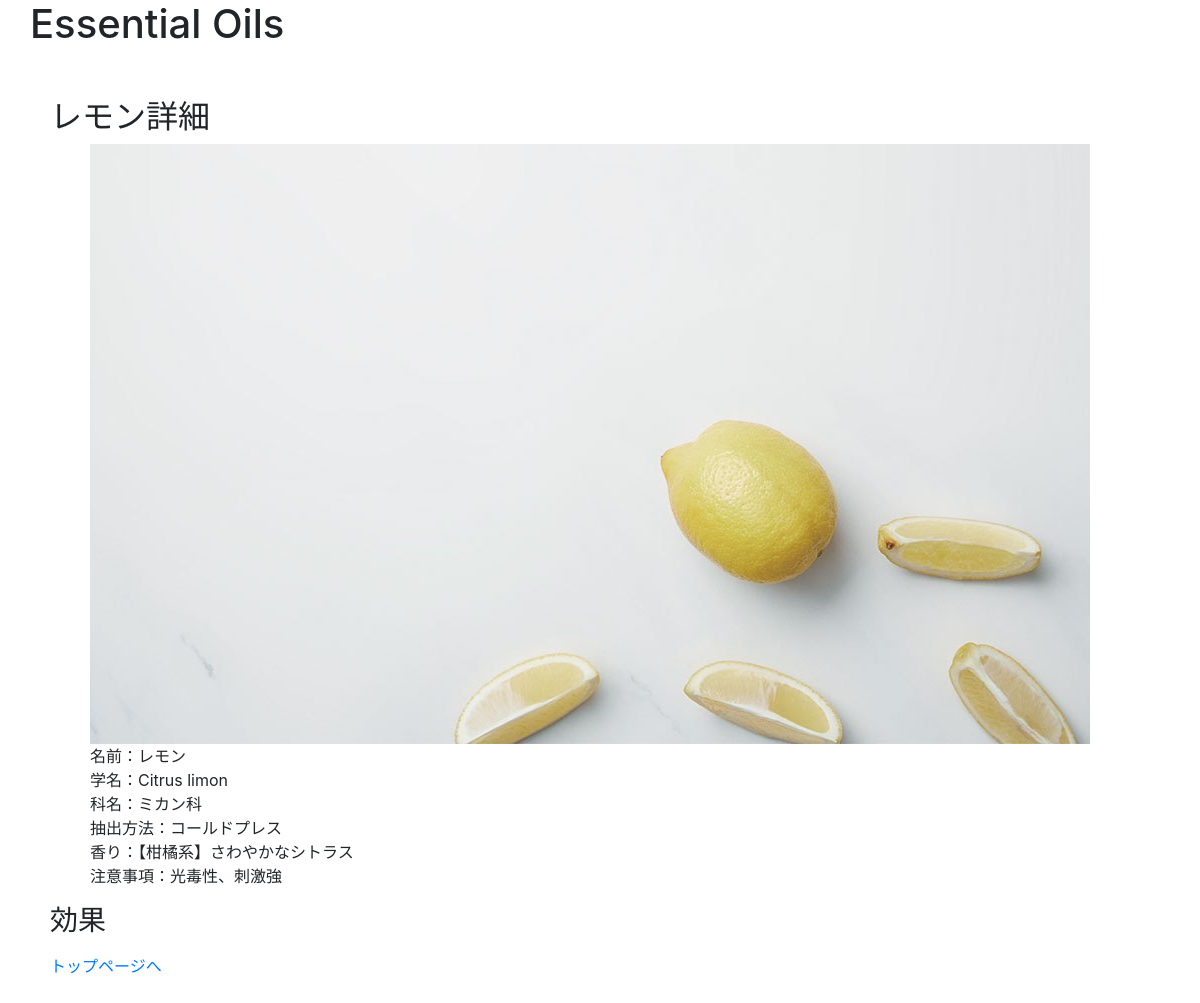
The page /oil_detail.php?id=4 on the database its author committed.
### tables this page shows
CREATE TABLE `essential_oils` (
  `id` int(11) NOT NULL AUTO_INCREMENT,
  `name` varchar(255) NOT NULL,
  `scientific_name` varchar(255) NOT NULL,
  `plant_name` varchar(255) NOT NULL,
  `extraction` varchar(255) NOT NULL,
  `aroma` varchar(255) NOT NULL,
  `caution` varchar(255) NOT NULL,
  `english_name` varchar(255) NOT NULL,
  `user_id` int(11) NOT NULL,
  `image` varchar(255) NOT NULL,
  `created_at` timestamp NOT NULL DEFAULT CURRENT_TIMESTAMP,
  PRIMARY KEY (`id`),
  KEY `user_id` (`user_id`),
  CONSTRAINT `essential_oils_ibfk_1` FOREIGN KEY (`user_id`) REFERENCES `users` (`id`) ON DELETE CASCADE ON UPDATE CASCADE
);

### oil_detail.php (called while the page is built, shortened)
<?php
    require_once 'DAOs/OilDAO.php';
    $id = $_GET['id'];
    $oil = OilDAO::find($id);
    include_once 'views/oil_detail_view.php';

### DAOs/OilDAO.php (called while the page is built, shortened)
<?php
    class OilDAO extends DAO{
        public static function find($id){
             try{
                $pdo = self::get_connection();
                $stmt = $pdo->prepare('SELECT * FROM essential_oils WHERE id=:id');
                $stmt->bindValue(':id', $id, PDO::PARAM_INT);
                $stmt->execute();
                $stmt->setFetchMode(PDO::FETCH_CLASS|PDO::FETCH_PROPS_LATE, 'Oil');
                $oil = $stmt->fetch();
            }catch(PDOException $e){
            }finally{
                self::close_connection($pdo, $stmt);
            }
            return $oil;
        }
    }

### views/oil_detail_view.php (the view, shortened to what this page needs)
<!DOCTYPE html>
<html lang="ja">
    <head>
        <link rel="stylesheet" href="https://stackpath.bootstrapcdn.com/bootstrap/4.3.1/css/bootstrap.min.css">
        <link rel="stylesheet" href="css/style.css">
    </head>
    <body>
        <h1>Essential Oils</h1>
        <div class="essential_oils">
            <h2><?= $oil->name ?>詳細</h2>
            <ul>
                <li><img src="<?= $oil->image ?>"></li>
                <li>名前：<?= $oil->name ?></li>
                <li>学名：<?= $oil->scientific_name ?></li>
                <li>科名：<?= $oil->plant_name ?></li>
                <li>抽出方法：<?= $oil->extraction ?></li>
                <li>香り：<?= $oil->aroma ?></li>
                <li>注意事項：<?= $oil->caution ?></li>
            </ul>
            <h3>効果</h3>
            <p1><a href="index.php">トップページへ</a></p1>
        </div>
    </body>
</html>

### css/style.css (style rules this page uses)
h1 { padding-left: 30px; }
.essential_oils, .effects, .relations { margin: 50px 50px; }
.essential_oils ul, .effects ul, .relations ul { list-style: none; }

### rows shown on the page
essential_oils: name "レモン", image (picture), scientific_name "Citrus limon", plant_name "ミカン科", extraction "コールドプレス", aroma "【柑橘系】さわやかなシトラス", caution "光毒性、刺激強"
